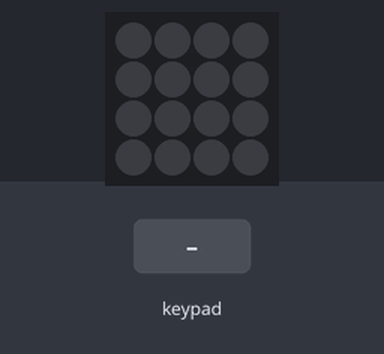
Bench run of a program on a simulated Raspberry Pi Pico running MicroPython. Shown: 4×4 RGB LED matrix. Inputs (shaded band) come from the test bench. Dim RGB values are drawn brighter than linear.

Above: at 1.2 s.
1.3 s: keypad keys 1 2 A pressed 0.4 s apart
At 2.4 s:
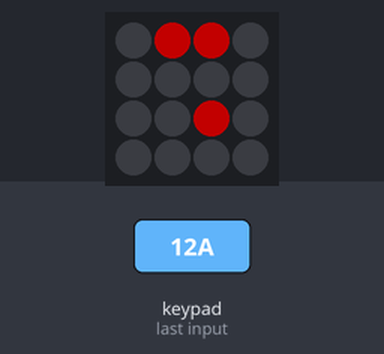
4.0 s: key '1' pressed
5.5 s: keypad keys 1 2 pressed 0.4 s apart
At 7.0 s:
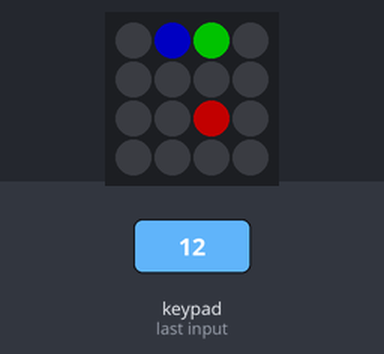
7.8 s: keypad keys 1 2 D pressed 0.4 s apart
At 9.7 s:
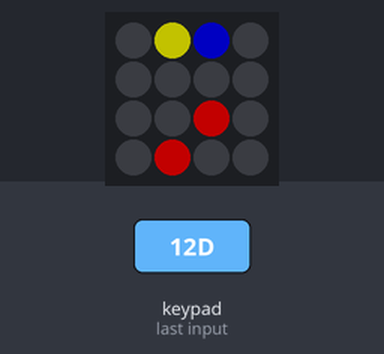
10.5 s: key '2' pressed
12.0 s: keypad keys 2 5 A pressed 0.4 s apart
At 13.2 s:
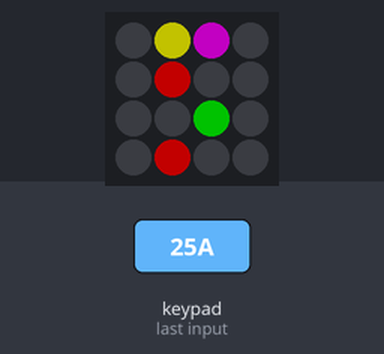
Timing chart, 0 to 15.0 s (numbered marks = the images above; inputs shaded):
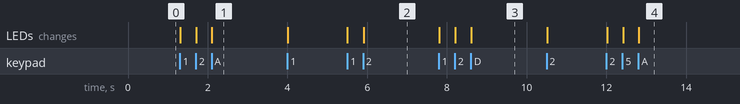

The program:

pico-rgb-paint-mode.py
```python
import time
import picokeypad

keypad = picokeypad.PicoKeypad()
keypad.set_brightness(0.35)

NUM_KEYS = keypad.get_num_pads()
last_states = 0

palette = [
    (0, 0, 0), (255, 0, 0), (0, 255, 0), (0, 0, 255),
    (255, 255, 0), (255, 0, 255), (0, 255, 255), (255, 255, 255),
]

indexes = [0] * NUM_KEYS

def redraw():
    for i in range(NUM_KEYS):
        r, g, b = palette[indexes[i]]
        keypad.illuminate(i, r, g, b)
    keypad.update()

redraw()

while True:
    states = keypad.get_button_states()

    for i in range(NUM_KEYS):
        now = (states >> i) & 1
        prev = (last_states >> i) & 1

        if now and not prev:
            indexes[i] = (indexes[i] + 1) % len(palette)
            redraw()

    last_states = states
    time.sleep(0.02)
```

Measured:
- after the input at 1.3 s, the LEDs: first change at once (image 1 shows a later state)
- after the input at 5.5 s, the LEDs: first change at once (image 2 shows a later state)
- after the input at 7.8 s, the LEDs: first change at once (image 3 shows a later state)
- after the input at 12.0 s, the LEDs: first change at once (image 4 shows a later state)
